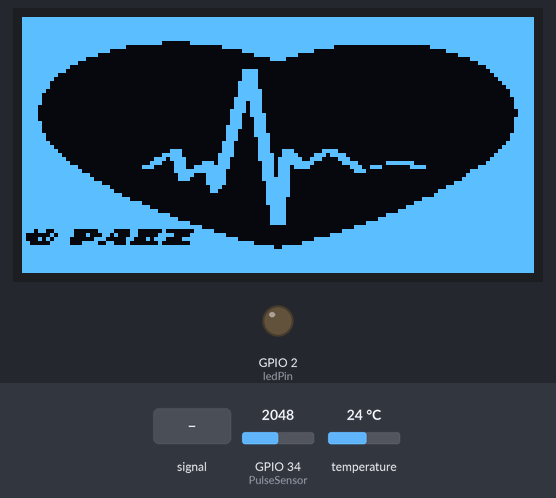
Recording of a sketch running on a simulated ESP32. Parts: 128×64 one-colour display, output pins drawn as LEDs (lit = HIGH). Inputs (shaded band) come from the test bench; at power-on: temperature 24 °C, GPIO 34 (PulseSensor) = 2048. WiFi joins after 1.5 s; servers stay silent unless stated; what the sketch prints to the serial monitor is not drawn.

Above: at 3.9 s.
At 7.0 s:
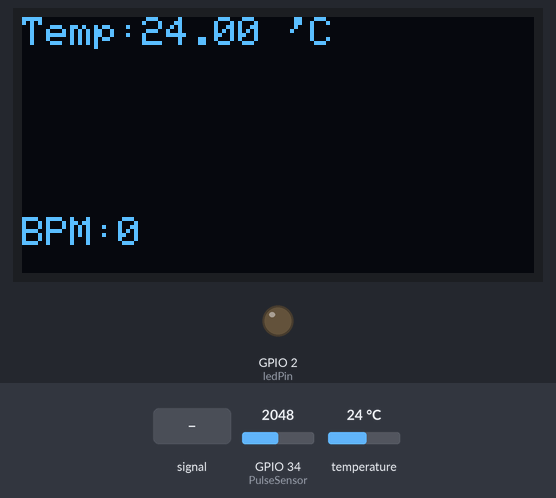
7.1 s: GPIO 34 (PulseSensor) fed a 200 Hz sine of ±1023 counts around its level
At 8.3 s:
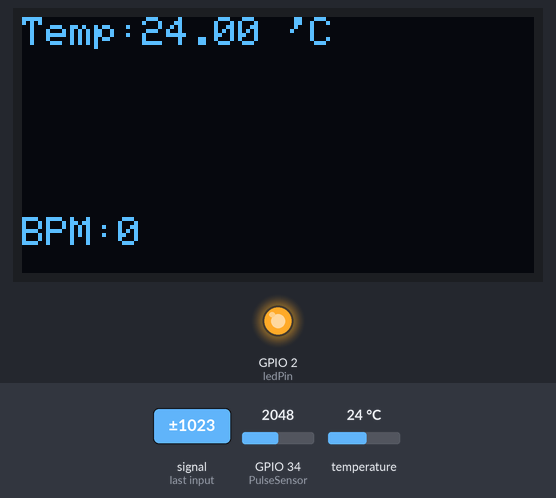
10.5 s: temperature set to 12 °C
At 12.4 s:
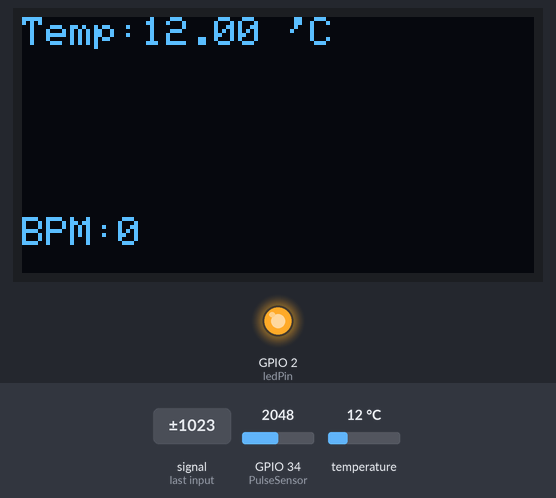
12.5 s: GPIO 34 (PulseSensor) set to 2740
14.0 s: temperature set to 19 °C
16.6 s: temperature set to 28 °C
At 18.7 s:
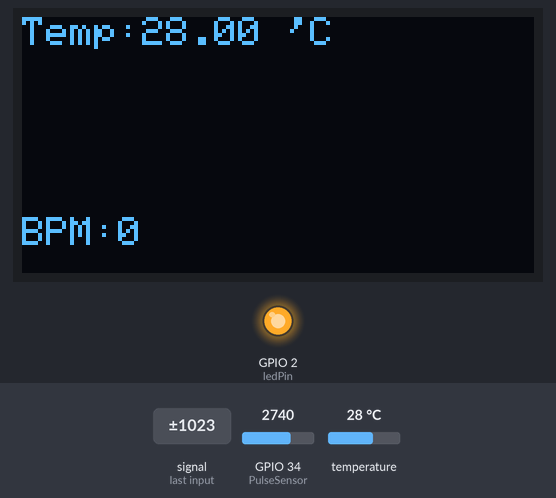
19.6 s: GPIO 34 (PulseSensor) fed a 1000 Hz sine of ±1023 counts around its level
Timing chart, 0 to 22.6 s (numbered marks = the images above; inputs shaded):
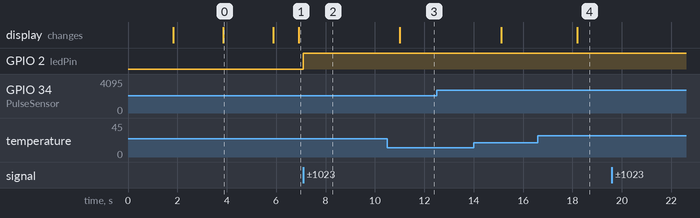

The sketch:

Projet_IoT_avec_FreeRTOS.ino
```cpp
/*
   Projet
   ECG_Heart_Monitor_IoT
   Auteur : PAEZ Edward
   Ecole : Sup Galilée
   www.sup-galilee.univ-paris13.fr
   Instrumentation ING2 @2021
*/

#if CONFIG_FREERTOS_UNICORE
#define ARDUINO_RUNNING_CORE 0
#else
#define ARDUINO_RUNNING_CORE 1
#endif

#include <SPI.h>
#include <Wire.h>
#include <Adafruit_GFX.h>
#include <Adafruit_SSD1306.h>
#include <OneWire.h>
#include <WiFi.h>
#include <WiFiClient.h>
#include <BlynkSimpleEsp32.h>
#define BLYNK_PRINT Serial

// ---------- Initialisation des variables ---------------------

int BPM_G, Ir_G;
float temp_G;

// Variables propres au Server Blynk

char auth[] = "bKi6bWBeta-YApVQ0IjBkfyFyOqDUg5s"; // Token in the Blynk App
char ssid[] = "ZTE_238FA1"; // WiFi credentials.
char pass[] = "97901829"; // Set password to "" for open networks.


// Variables propres au DS18B20
const int DS18B20_PIN = 5;
const int DS18B20_ID = 0x28;
// Déclaration de l'objet ds
OneWire ds(DS18B20_PIN); // on pin DS18B20_PIN (a 4.7K resistor is necessary)

// Variables propres au Sensor Pulse
const int ledPin = 2;
const int PulseSensor = 34;
const int delayMsec = 60; // 100msec per sample

int cont = 0;
unsigned long previousMillis = 0;
unsigned long currentMillis = 0;
int Signal = 0;
int Threshold = 2700;           //

// Variables propres au OLED 128x64
#define SCREEN_WIDTH 128 // OLED display width, in pixels
#define SCREEN_HEIGHT 64 // OLED display height, in pixels
Adafruit_SSD1306 display(SCREEN_WIDTH, SCREEN_HEIGHT, &Wire, -1);

// 'Sticker heart-128-128', 128x64px
static const uint8_t  PROGMEM Heart_PAEZ[] = {
  0xff, 0xff, 0xff, 0xff, 0xff, 0xff, 0xff, 0xff, 0xff, 0xff, 0xff, 0xff, 0xff, 0xff, 0xff, 0xff,
  0xff, 0xff, 0xff, 0xff, 0xff, 0xff, 0xff, 0xff, 0xff, 0xff, 0xff, 0xff, 0xff, 0xff, 0xff, 0xff,
  0xff, 0xff, 0xff, 0xff, 0xff, 0xff, 0xff, 0xff, 0xff, 0xff, 0xff, 0xff, 0xff, 0xff, 0xff, 0xff,
  0xff, 0xff, 0xff, 0xff, 0xff, 0xff, 0xff, 0xff, 0xff, 0xff, 0xff, 0xff, 0xff, 0xff, 0xff, 0xff,
  0xff, 0xff, 0xff, 0xff, 0xff, 0xff, 0xff, 0xff, 0xff, 0xff, 0xff, 0xff, 0xff, 0xff, 0xff, 0xff,
  0xff, 0xff, 0xff, 0xff, 0xff, 0xff, 0xff, 0xff, 0xff, 0xff, 0xff, 0xff, 0xff, 0xff, 0xff, 0xff,
  0xff, 0xff, 0xff, 0xff, 0xe0, 0x3f, 0xff, 0xff, 0xff, 0xff, 0xff, 0xff, 0xff, 0xff, 0xff, 0xff,
  0xff, 0xff, 0xff, 0xc0, 0x00, 0x00, 0x3f, 0xff, 0xff, 0xfc, 0x00, 0x00, 0x03, 0xff, 0xff, 0xff,
  0xff, 0xff, 0xfc, 0x00, 0x00, 0x00, 0x01, 0xff, 0xff, 0x80, 0x00, 0x00, 0x00, 0x3f, 0xff, 0xff,
  0xff, 0xff, 0xe0, 0x00, 0x00, 0x00, 0x00, 0x3f, 0xf8, 0x00, 0x00, 0x00, 0x00, 0x07, 0xff, 0xff,
  0xff, 0xff, 0x00, 0x00, 0x00, 0x00, 0x00, 0x03, 0xc0, 0x00, 0x00, 0x00, 0x00, 0x00, 0xff, 0xff,
  0xff, 0xfc, 0x00, 0x00, 0x00, 0x00, 0x00, 0x00, 0x00, 0x00, 0x00, 0x00, 0x00, 0x00, 0x3f, 0xff,
  0xff, 0xf0, 0x00, 0x00, 0x00, 0x00, 0x00, 0x00, 0x00, 0x00, 0x00, 0x00, 0x00, 0x00, 0x0f, 0xff,
  0xff, 0xe0, 0x00, 0x00, 0x00, 0x00, 0x01, 0xe0, 0x00, 0x00, 0x00, 0x00, 0x00, 0x00, 0x07, 0xff,
  0xff, 0x80, 0x00, 0x00, 0x00, 0x00, 0x01, 0xe0, 0x00, 0x00, 0x00, 0x00, 0x00, 0x00, 0x03, 0xff,
  0xff, 0x00, 0x00, 0x00, 0x00, 0x00, 0x01, 0xe0, 0x00, 0x00, 0x00, 0x00, 0x00, 0x00, 0x01, 0xff,
  0xfe, 0x00, 0x00, 0x00, 0x00, 0x00, 0x03, 0xe0, 0x00, 0x00, 0x00, 0x00, 0x00, 0x00, 0x00, 0xff,
  0xfe, 0x00, 0x00, 0x00, 0x00, 0x00, 0x03, 0xe0, 0x00, 0x00, 0x00, 0x00, 0x00, 0x00, 0x00, 0x7f,
  0xfc, 0x00, 0x00, 0x00, 0x00, 0x00, 0x03, 0xf0, 0x00, 0x00, 0x00, 0x00, 0x00, 0x00, 0x00, 0x3f,
  0xf8, 0x00, 0x00, 0x00, 0x00, 0x00, 0x03, 0xf0, 0x00, 0x00, 0x00, 0x00, 0x00, 0x00, 0x00, 0x3f,
  0xf8, 0x00, 0x00, 0x00, 0x00, 0x00, 0x07, 0xf0, 0x00, 0x00, 0x00, 0x00, 0x00, 0x00, 0x00, 0x1f,
  0xf8, 0x00, 0x00, 0x00, 0x00, 0x00, 0x07, 0x70, 0x00, 0x00, 0x00, 0x00, 0x00, 0x00, 0x00, 0x1f,
  0xf0, 0x00, 0x00, 0x00, 0x00, 0x00, 0x07, 0x70, 0x00, 0x00, 0x00, 0x00, 0x00, 0x00, 0x00, 0x1f,
  0xf0, 0x00, 0x00, 0x00, 0x00, 0x00, 0x0f, 0x70, 0x00, 0x00, 0x00, 0x00, 0x00, 0x00, 0x00, 0x0f,
  0xf0, 0x00, 0x00, 0x00, 0x00, 0x00, 0x0e, 0x78, 0x00, 0x00, 0x00, 0x00, 0x00, 0x00, 0x00, 0x0f,
  0xf0, 0x00, 0x00, 0x00, 0x00, 0x00, 0x0e, 0x38, 0x00, 0x00, 0x00, 0x00, 0x00, 0x00, 0x00, 0x1f,
  0xf8, 0x00, 0x00, 0x00, 0x00, 0x00, 0x0e, 0x38, 0x00, 0x00, 0x00, 0x00, 0x00, 0x00, 0x00, 0x1f,
  0xf8, 0x00, 0x00, 0x00, 0x00, 0x00, 0x1e, 0x38, 0x00, 0x00, 0x00, 0x00, 0x00, 0x00, 0x00, 0x1f,
  0xf8, 0x00, 0x00, 0x00, 0x00, 0x00, 0x1c, 0x38, 0x00, 0x00, 0x00, 0x00, 0x00, 0x00, 0x00, 0x1f,
  0xfc, 0x00, 0x00, 0x00, 0x00, 0x00, 0x1c, 0x3c, 0x00, 0x00, 0x00, 0x00, 0x00, 0x00, 0x00, 0x3f,
  0xfc, 0x00, 0x00, 0x00, 0x00, 0x00, 0x1c, 0x1c, 0x00, 0x00, 0x00, 0x00, 0x00, 0x00, 0x00, 0x3f,
  0xfe, 0x00, 0x00, 0x00, 0x00, 0x00, 0x38, 0x1c, 0x00, 0x00, 0x00, 0x00, 0x00, 0x00, 0x00, 0x7f,
  0xff, 0x00, 0x00, 0x00, 0x00, 0x00, 0x38, 0x1c, 0x00, 0x00, 0x00, 0x00, 0x00, 0x00, 0x00, 0xff,
  0xff, 0x80, 0x00, 0x00, 0x07, 0x00, 0x38, 0x1c, 0x70, 0x1e, 0x00, 0x00, 0x00, 0x00, 0x01, 0xff,
  0xff, 0xc0, 0x00, 0x00, 0x1f, 0x00, 0x78, 0x1e, 0x78, 0x77, 0x80, 0x00, 0x00, 0x00, 0x03, 0xff,
  0xff, 0xe0, 0x00, 0x00, 0x77, 0x80, 0x70, 0x1e, 0xfc, 0xe1, 0xc0, 0x00, 0x00, 0x00, 0x07, 0xff,
  0xff, 0xf0, 0x00, 0x00, 0xe3, 0x87, 0x70, 0x0e, 0xff, 0x80, 0xf0, 0x1f, 0xc0, 0x00, 0x0f, 0xff,
  0xff, 0xfc, 0x00, 0x03, 0x83, 0x9f, 0xf0, 0x0e, 0xef, 0x00, 0x39, 0xc0, 0x78, 0x00, 0x3f, 0xff,
  0xff, 0xfe, 0x00, 0x00, 0x03, 0xff, 0xe0, 0x0e, 0xe0, 0x00, 0x1c, 0x00, 0x00, 0x00, 0xff, 0xff,
  0xff, 0xff, 0x80, 0x00, 0x01, 0xe3, 0xe0, 0x0e, 0xe0, 0x00, 0x00, 0x00, 0x00, 0x01, 0xff, 0xff,
  0xff, 0xff, 0xc0, 0x00, 0x01, 0xc3, 0xe0, 0x0f, 0xe0, 0x00, 0x00, 0x00, 0x00, 0x03, 0xff, 0xff,
  0xff, 0xff, 0xf0, 0x00, 0x00, 0x03, 0xe0, 0x07, 0xe0, 0x00, 0x00, 0x00, 0x00, 0x0f, 0xff, 0xff,
  0xff, 0xff, 0xfc, 0x00, 0x00, 0x01, 0xc0, 0x07, 0xe0, 0x00, 0x00, 0x00, 0x00, 0x3f, 0xff, 0xff,
  0xff, 0xff, 0xfe, 0x00, 0x00, 0x01, 0x80, 0x07, 0xe0, 0x00, 0x00, 0x00, 0x00, 0xff, 0xff, 0xff,
  0xff, 0xff, 0xff, 0x80, 0x00, 0x00, 0x00, 0x07, 0xe0, 0x00, 0x00, 0x00, 0x01, 0xff, 0xff, 0xff,
  0xff, 0xff, 0xff, 0xe0, 0x00, 0x00, 0x00, 0x07, 0xc0, 0x00, 0x00, 0x00, 0x0f, 0xff, 0xff, 0xff,
  0xff, 0xff, 0xff, 0xfc, 0x00, 0x00, 0x00, 0x07, 0xc0, 0x00, 0x00, 0x00, 0x3f, 0xff, 0xff, 0xff,
  0xff, 0xff, 0xff, 0xff, 0x00, 0x00, 0x00, 0x03, 0xc0, 0x00, 0x00, 0x00, 0xff, 0xff, 0xff, 0xff,
  0xff, 0xff, 0xff, 0xff, 0xc0, 0x00, 0x00, 0x03, 0xc0, 0x00, 0x00, 0x03, 0xff, 0xff, 0xff, 0xff,
  0xff, 0xff, 0xff, 0xff, 0xf8, 0x00, 0x00, 0x03, 0xc0, 0x00, 0x00, 0x1f, 0xff, 0xff, 0xff, 0xff,
  0xff, 0xff, 0xff, 0xff, 0xfe, 0x00, 0x00, 0x03, 0xc0, 0x00, 0x00, 0x7f, 0xff, 0xff, 0xff, 0xff,
  0xff, 0xff, 0xff, 0xff, 0xff, 0xc0, 0x00, 0x03, 0xc0, 0x00, 0x03, 0xff, 0xff, 0xff, 0xff, 0xff,
  0xff, 0xff, 0xff, 0xff, 0xff, 0xf8, 0x00, 0x00, 0x00, 0x00, 0x1f, 0xff, 0xff, 0xff, 0xff, 0xff,
  0xec, 0xf8, 0x1e, 0x18, 0x10, 0x1f, 0x00, 0x00, 0x00, 0x00, 0xff, 0xff, 0xff, 0xff, 0xff, 0xff,
  0x81, 0x78, 0x8d, 0x18, 0x3c, 0x3f, 0xe0, 0x00, 0x00, 0x07, 0xff, 0xff, 0xff, 0xff, 0xff, 0xff,
  0x8a, 0xf0, 0x38, 0x31, 0x70, 0xff, 0xfc, 0x00, 0x00, 0x7f, 0xff, 0xff, 0xff, 0xff, 0xff, 0xff,
  0xc1, 0xf1, 0xe6, 0x20, 0x20, 0x3f, 0xff, 0xc0, 0x03, 0xff, 0xff, 0xff, 0xff, 0xff, 0xff, 0xff,
  0xff, 0xff, 0xff, 0xff, 0xff, 0xff, 0xff, 0xfe, 0x7f, 0xff, 0xff, 0xff, 0xff, 0xff, 0xff, 0xff,
  0xff, 0xff, 0xff, 0xff, 0xff, 0xff, 0xff, 0xff, 0xff, 0xff, 0xff, 0xff, 0xff, 0xff, 0xff, 0xff,
  0xff, 0xff, 0xff, 0xff, 0xff, 0xff, 0xff, 0xff, 0xff, 0xff, 0xff, 0xff, 0xff, 0xff, 0xff, 0xff,
  0xff, 0xff, 0xff, 0xff, 0xff, 0xff, 0xff, 0xff, 0xff, 0xff, 0xff, 0xff, 0xff, 0xff, 0xff, 0xff,
  0xff, 0xff, 0xff, 0xff, 0xff, 0xff, 0xff, 0xff, 0xff, 0xff, 0xff, 0xff, 0xff, 0xff, 0xff, 0xff,
  0xff, 0xff, 0xff, 0xff, 0xff, 0xff, 0xff, 0xff, 0xff, 0xff, 0xff, 0xff, 0xff, 0xff, 0xff, 0xff,
  0xff, 0xff, 0xff, 0xff, 0xff, 0xff, 0xff, 0xff, 0xff, 0xff, 0xff, 0xff, 0xff, 0xff, 0xff, 0xff
};

// define 3 tasks
void TaskOLED(void *pvParameters);
void TaskgetTemperatureDS18b20(void *pvParameters);
void TaskgetBPM(void *pvParameters);

// the setup function runs once when you press reset or power the board
void setup()
{
  // initialize serial communication at 115200 bits per second:
  Serial.begin(115200);
  Serial.println("Initialisation du programme");
  Blynk.begin(auth, ssid, pass);
  pinMode (ledPin, OUTPUT);
  digitalWrite(ledPin, 0);
  if (!display.begin(SSD1306_SWITCHCAPVCC, 0x3C)) {
    Serial.println(F("SSD1306 allocation failed"));
    for (;;);
  }
  vTaskDelay(2000); // Pause for aprox 2 seconds

  // Clear the buffer.
  display.clearDisplay();

  // Draw bitmap on the screen
  display.drawBitmap(0, 0, Heart_PAEZ, 128, 64, 1);
  display.display();
  vTaskDelay(2000); // Pause for aprox 2 seconds
  display.clearDisplay();

  // Now set up 3 tasks to run independently.
  xTaskCreatePinnedToCore(
    TaskOLED, "TaskOLED", 1000 // Stack size
    ,
    NULL, 1 // Priority
    ,
    NULL, ARDUINO_RUNNING_CORE);

  xTaskCreatePinnedToCore(
    TaskgetTemperatureDS18b20, "TaskgetTemperatureDS18b20" // A name just for humans
    ,
    65536 // This stack size can be checked & adjusted by reading the Stack Highwater
    ,
    NULL, 2 // Priority, with 3 (configMAX_PRIORITIES - 1) being the highest, and 0 being the lowest.
    ,
    NULL, ARDUINO_RUNNING_CORE);

  xTaskCreatePinnedToCore(
    TaskgetBPM, "TaskgetBPM", 65536 // Stack size
    ,
    NULL, 3 // Priority
    ,
    NULL, ARDUINO_RUNNING_CORE);

  // Now the task scheduler, which takes over control of scheduling individual tasks, is automatically started.
}

void loop()
{
  // Empty. Things are done in Tasks.
}

/*--------------------------------------------------*/
/*---------------------- Tasks ---------------------*/
/*--------------------------------------------------*/
// Pour afficher la température du capteur et les BPM dans l’OLED
/*--------------------------------------------------*/
void TaskOLED(void *pvParameters)  // This is a task.
{
  (void) pvParameters;

  for (;;)
  {
    display.clearDisplay();       // Pour effacer l’écran
    display.setTextSize(1);       // The fontsize
    display.setTextColor(WHITE);  // Draw white text
    display.setCursor(0, 0);      // Start at top-left corner
    display.print("Temp:");       //the text
    display.print(temp_G);        // Pour afficher la valeur
    display.print(" 'C");         //the text
    display.setCursor(0, 50);     // Start at top-left corner
    display.print("BPM:");        //the text
    display.print(BPM_G);         // Pour afficher la valeur
    display.display();            //call to display

    vTaskDelay(1000);  // one tick delay aprox (1s) in between reads for stability
  }
}

/*--------------------------------------------------*/
// Pour lire la température du capteur
/*--------------------------------------------------*/
void TaskgetTemperatureDS18b20(void *pvParameters) // This is a task.
{
  (void)pvParameters;

  for (;;) // A Task shall never return or exit.
  {
    byte i;
    byte data[12];
    byte addr[8];
    float temp = 0.0;

    //Il n'y a qu'un seul capteur, donc on charge l'unique adresse.
    ds.search(addr);
    ds.reset_search();
    vTaskDelay(1);

    // Cette fonction sert à surveiller si la transmission s'est bien passée
    if (OneWire::crc8(addr, 7) != addr[7]) {
      Serial.println("CRC is not valid!");
    }

    // On vérifie que l'élément trouvé est bien un DS18B20
    if (addr[0] != DS18B20_ID) {
      Serial.println("L'équipement trouvé n'est pas un DS18B20");
    }

    // Demander au capteur de mémoriser la température et lui laisser 850ms pour le faire (voir datasheet)
    ds.reset();
    ds.select(addr);
    ds.write(0x44, 1);
    vTaskDelay(850);
    // Demander au capteur de nous envoyer la température mémorisé
    ds.reset();
    ds.select(addr);
    ds.write(0xBE);
    // Le MOT reçu du capteur fait 9 octets, on les charge donc un par un dans le tableau data[]
    for ( i = 0; i < 9; i++) {
      data[i] = ds.read();
      //Serial.print(data[i], HEX);
      //Serial.print(" ");
    }
    // Puis on converti la température *0.0625 car la température est stockée sur 12 bits)
    temp = ( (data[1] << 8) + data[0] ) * 0.0625;

    // on affiche la T°
    Serial.print("Temperature: ");
    Serial.println(temp);
    temp_G = temp;
    Blynk.run(); // Pour lancer le serveur
    Blynk.virtualWrite(V5, temp); //Pour écrier la variable temp dans la variable V5 du serveur
    vTaskDelay(1000);
  }
}
/*--------------------------------------------------*/
// Pour lire le BPM du capteur - le rythme cardiaque
/*--------------------------------------------------*/
void TaskgetBPM(void *pvParameters) // This is a task.
{
  (void)pvParameters;

  for (;;)
  {
    Signal = analogRead(PulseSensor);  //
    Serial.println(Signal);
    Blynk.run();
    Blynk.virtualWrite(V0, Signal);  //Pour écrier la variable Signal dans la variable V0 du serveur

    if (Signal > Threshold) { // Si la valeur Signal est plus grand que 2800 on a un pulse
      currentMillis = millis();
      digitalWrite(ledPin, HIGH);
      cont++;
      //Serial.println(cont);
      vTaskDelay(150);
    }
    if (Signal <= Threshold)
    {
      digitalWrite(ledPin, LOW);
    }

    if (currentMillis - previousMillis >= 30000) {
      // save the last time
      BPM_G = cont * 2;
      Serial.print("Heartrate: ");
      Serial.println(BPM_G);
      Blynk.run();
      Blynk.virtualWrite(V1, BPM_G);
      cont = 0;
      currentMillis = millis();
      previousMillis = currentMillis;
    }
  }
}
```

Measured:
- after the input at 7.1 s, GPIO 2 (ledPin): LOW → HIGH at once
- after the input at 10.5 s, the display: changes after 0.51 s (image 3)
- after the input at 12.5 s, every drawn part: stays the same
- after the input at 16.6 s, the display: changes after 1.6 s (image 4)
- what the display in image 0 shows lasts 2.0 s, from 3.9 s to 5.9 s
